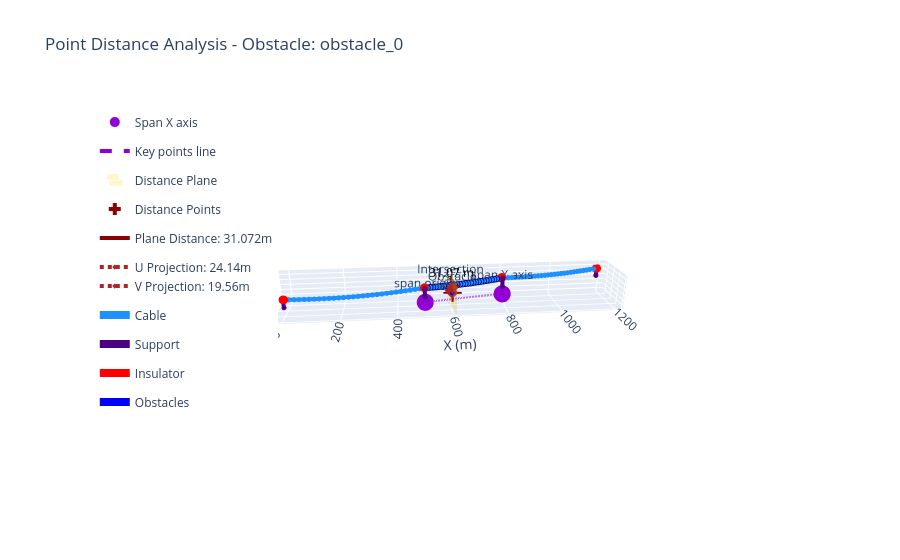

The code cell stored with this chart in its notebook:
### Markdown cell above
# 4. Obstacles and distances

### Code cell
study.solve_change_state(wind_pressure=300)
plot_engine = PlotEngine(study.balance_engine)
plot_engine.position_engine.add_obstacle(
        name="obstacle_0",
        span_index=1,
        coords=np.array([[100, -10, 30]]),
        support_reference='left',
    )

fig_distances = go.Figure()
plot_engine.point_distance(
    fig=fig_distances,
    obstacle_name="obstacle_0",
    point_index=0,
)

plot_engine.preview_line3d(fig_distances)
fig_distances.show()

### Figure 1 — Plotly figure (JSON) as saved in the notebook; plotly's stock layout.template omitted (floating-point values rounded to 4 significant figures)
{"data": [{"legendgroup": "points", "marker": {"color": ["darkviolet", "darkviolet"], "size": 10}, "mode": "markers+text", "name": "Span X axis", "text": ["span origin", "span X axis"], "textposition": "top center", "type": "scatter3d", "x": [500, 795.4], "y": [0, 52.09], "z": [0, 0]}, {"legendgroup": "line", "line": {"color": "darkviolet", "dash": "dash", "width": 4}, "mode": "lines", "name": "Key points line", "type": "scatter3d", "x": [500, 795.4], "y": [0, 52.09], "z": [0, 0]}, {"legendgroup": "span", "marker": {"color": "darkblue", "size": 4}, "mode": "markers", "name": "Curve", "showlegend": false, "type": "scatter3d", "x": [498.9, 509.1, 519.3, 529.5, 539.8, 550.0, 560.2, 570.4, 580.6, 590.7, 600.9, 611.1, 621.3, 631.5, 641.6, 651.8, 661.9, 672.1, 682.2, 692.4, 702.5, 712.7, 722.8, 732.9, 743.0, 753.2, 763.3, 773.4, 783.5, 793.6], "y": [12.26, 14.37, 16.46, 18.52, 20.55, 22.55, 24.53, 26.49, 28.42, 30.32, 32.2, 34.05, 35.87, 37.67, 39.44, 41.19, 42.91, 44.6, 46.27, 47.91, 49.53, 51.12, 52.69, 54.23, 55.74, 57.22, 58.69, 60.12, 61.53, 62.91], "z": [51.09, 50.72, 50.4, 50.13, 49.91, 49.73, 49.61, 49.53, 49.5, 49.52, 49.59, 49.71, 49.88, 50.09, 50.36, 50.67, 51.03, 51.44, 51.9, 52.41, 52.96, 53.57, 54.22, 54.92, 55.68, 56.48, 57.32, 58.22, 59.17, 60.16]}, {"colorscale": [[0, "gold"], [1, "gold"]], "legendgroup": "plane -  - Obstacle: obstacle_0", "name": "Distance Plane", "opacity": 0.2, "showlegend": true, "showscale": false, "type": "surface", "x": [[611.0, 600.2, 589.4], [611.0, 600.2, 589.4], [611.0, 600.2, 589.4]], "y": [[-53.68, 7.517, 68.72], [-53.68, 7.517, 68.72], [-53.68, 7.517, 68.72]], "z": [[-32.14, -32.14, -32.14], [30, 30, 30], [92.14, 92.14, 92.14]]}, {"legendgroup": "distance -  - Obstacle: obstacle_0", "marker": {"color": ["darkred", "darkred"], "size": 10, "symbol": ["cross", "cross"]}, "mode": "markers+text", "name": "Distance Points", "text": ["Obstacle", "Intersection"], "textposition": "top center", "type": "scatter3d", "x": [600.2, 596.0], "y": [7.517, 31.29], "z": [30, 49.56]}, {"legendgroup": "distance  -  - Obstacle: obstacle_0", "line": {"color": "darkred", "dash": "solid", "width": 4}, "mode": "lines", "name": "Plane Distance: 31.072m", "type": "scatter3d", "x": [600.2, 596.0], "y": [7.517, 31.29], "z": [30, 49.56]}, {"hoverinfo": "skip", "legendgroup": "distance -  - Obstacle: obstacle_0", "mode": "text", "name": "Distance", "showlegend": false, "text": ["31.07 m"], "textfont": {"color": "black", "size": 12}, "textposition": "top center", "type": "scatter3d", "x": [598.1], "y": [19.4], "z": [39.78]}, {"hovertemplate": "%{fullData.name}<br>X: %{x:.3f}<br>Y: %{y:.3f}<br>Z: %{z:.3f}<br><extra></extra>", "legendgroup": "projections  -  - Obstacle: obstacle_0", "line": {"color": "firebrick", "dash": "dot", "width": 4}, "marker": {"color": "firebrick", "size": 4, "symbol": "diamond"}, "mode": "lines+markers", "name": "U Projection: 24.14m", "type": "scatter3d", "x": [600.2, 596.0], "y": [7.517, 31.29], "z": [30, 30]}, {"hovertemplate": "%{fullData.name}<br>X: %{x:.3f}<br>Y: %{y:.3f}<br>Z: %{z:.3f}<br><extra></extra>", "legendgroup": "projections  -  - Obstacle: obstacle_0", "line": {"color": "firebrick", "dash": "dot", "width": 4}, "marker": {"color": "firebrick", "size": 4, "symbol": "diamond"}, "mode": "lines+markers", "name": "V Projection: 19.56m", "type": "scatter3d", "x": [600.2, 600.2], "y": [7.517, 7.517], "z": [30, 49.56]}, {"customdata": ["span: 1-2", "span: 1-2", "span: 1-2", "span: 1-2", "span: 1-2", "span: 1-2", "span: 1-2", "span: 1-2", "span: 1-2", "span: 1-2", "span: 1-2", "span: 1-2", "span: 1-2", "span: 1-2", "span: 1-2", "span: 1-2", "span: 1-2", "span: 1-2", "span: 1-2", "span: 1-2", "span: 1-2", "span: 1-2", "span: 1-2", "span: 1-2", "span: 1-2", "span: 1-2", "span: 1-2", "span: 1-2", "span: 1-2", "span: 1-2", "", "span: 2-3", "span: 2-3", "span: 2-3", "span: 2-3", "span: 2-3", "span: 2-3", "span: 2-3", "span: 2-3", "span: 2-3", "span: 2-3", "span: 2-3", "span: 2-3", "span: 2-3", "span: 2-3", "span: 2-3", "span: 2-3", "span: 2-3", "span: 2-3", "span: 2-3", "span: 2-3", "span: 2-3", "span: 2-3", "span: 2-3", "span: 2-3", "span: 2-3", "span: 2-3", "span: 2-3", "span: 2-3", "span: 2-3", "span: 2-3", "", "span: 3-4", "span: 3-4", "span: 3-4", "span: 3-4", "span: 3-4", "span: 3-4", "span: 3-4", "span: 3-4", "span: 3-4", "span: 3-4", "span: 3-4", "span: 3-4", "span: 3-4", "span: 3-4", "span: 3-4", "span: 3-4", "span: 3-4", "span: 3-4", "span: 3-4", "span: 3-4", "span: 3-4", "span: 3-4", "span: 3-4", "span: 3-4", "span: 3-4", "span: 3-4", "span: 3-4", "span: 3-4", "span: 3-4", "span: 3-4", ""], "hovertemplate": "x: %{x}<br>y: %{y}<br>z: %{z}<br>%{customdata}<extra>Cable</extra>", "line": {"color": "dodgerblue", "width": 8}, "marker": {"color": "dodgerblue", "size": 3}, "mode": "markers+lines", "name": "Cable", "opacity": 1, "type": "scatter3d", "x": [2.979, 20.1, 37.23, 54.35, 71.47, 88.58, 105.7, 122.8, 139.9, 157.0, 174.1, 191.3, 208.4, 225.5, 242.6, 259.7, 276.8, 293.9, 311.0, 328.0, 345.1, 362.2, 379.3, 396.4, 413.5, 430.6, 447.6, 464.7, 481.8, 498.9, null, 498.9, 509.1, 519.3, 529.5, 539.8, 550.0, 560.2, 570.4, 580.6, 590.7, 600.9, 611.1, 621.3, 631.5, 641.6, 651.8, 661.9, 672.1, 682.2, 692.4, 702.5, 712.7, 722.8, 732.9, 743.0, 753.2, 763.3, 773.4, 783.5, 793.6, null, 793.6, 807.2, 820.9, 834.5, 848.1, 861.7, 875.3, 888.9, 902.5, 916.1, 929.7, 943.3, 956.8, 970.4, 983.9, 997.5, 1011.0, 1025.0, 1038.0, 1052.0, 1065.0, 1079.0, 1092.0, 1106.0, 1119.0, 1133.0, 1146.0, 1159.0, 1173.0, 1186.0, null], "y": [0.2551, 1.681, 3.035, 4.317, 5.526, 6.663, 7.727, 8.72, 9.64, 10.49, 11.26, 11.97, 12.6, 13.16, 13.65, 14.06, 14.4, 14.67, 14.87, 15.0, 15.05, 15.03, 14.94, 14.78, 14.54, 14.23, 13.85, 13.39, 12.86, 12.26, null, 12.26, 14.37, 16.46, 18.52, 20.55, 22.55, 24.53, 26.49, 28.42, 30.32, 32.2, 34.05, 35.87, 37.67, 39.44, 41.19, 42.91, 44.6, 46.27, 47.91, 49.53, 51.12, 52.69, 54.23, 55.74, 57.22, 58.69, 60.12, 61.53, 62.91, null, 62.91, 65.57, 68.17, 70.74, 73.26, 75.73, 78.15, 80.53, 82.86, 85.15, 87.39, 89.59, 91.74, 93.84, 95.9, 97.91, 99.88, 101.8, 103.7, 105.5, 107.3, 109.0, 110.7, 112.4, 114.0, 115.5, 117.0, 118.5, 119.9, 121.3, null], "z": [29.75, 28.62, 27.62, 26.75, 26.02, 25.42, 24.95, 24.62, 24.42, 24.35, 24.42, 24.62, 24.95, 25.42, 26.02, 26.76, 27.62, 28.63, 29.76, 31.03, 32.43, 33.97, 35.64, 37.44, 39.38, 41.45, 43.66, 46.0, 48.48, 51.09, null, 51.09, 50.72, 50.4, 50.13, 49.91, 49.73, 49.61, 49.53, 49.5, 49.52, 49.59, 49.71, 49.88, 50.09, 50.36, 50.67, 51.03, 51.44, 51.9, 52.41, 52.96, 53.57, 54.22, 54.92, 55.68, 56.48, 57.32, 58.22, 59.17, 60.16, null, 60.16, 59.12, 58.16, 57.28, 56.49, 55.79, 55.17, 54.64, 54.2, 53.84, 53.57, 53.38, 53.28, 53.26, 53.33, 53.48, 53.72, 54.05, 54.46, 54.96, 55.54, 56.21, 56.97, 57.81, 58.73, 59.75, 60.85, 62.03, 63.3, 64.66, null]}, {"customdata": ["support: 1", "support: 1", "support: 1", "", "support: 2", "support: 2", "support: 2", "", "support: 3", "support: 3", "support: 3", "", "support: 4", "support: 4", "support: 4", ""], "hovertemplate": "x: %{x}<br>y: %{y}<br>z: %{z}<br>%{customdata}<extra>Support</extra>", "line": {"color": "indigo", "width": 8}, "marker": {"color": "indigo", "size": 3}, "mode": "markers+lines", "name": "Support", "opacity": 1, "type": "scatter3d", "x": [0, 0, 0, null, 500, 500, 499.1, null, 795.4, 795.4, 793.7, null, 1189.0, 1189.0, 1189.0, null], "y": [0, 0, 0, null, 0, 0, 9.962, null, 52.09, 52.09, 61.94, null, 121.6, 121.6, 121.6, null], "z": [0, 30, 30, null, 20, 53, 53, null, 30, 63, 63, null, 35, 65, 65, null]}, {"customdata": ["support: 1", "support: 1", "", "support: 2", "support: 2", "", "support: 3", "support: 3", "", "support: 4", "support: 4", ""], "hovertemplate": "x: %{x}<br>y: %{y}<br>z: %{z}<br>%{customdata}<extra>Insulator</extra>", "line": {"color": "red", "width": 8}, "marker": {"color": "red", "size": 5}, "mode": "markers+lines", "name": "Insulator", "opacity": 1, "type": "scatter3d", "x": [0, 2.979, null, 499.1, 498.9, null, 793.7, 793.6, null, 1189.0, 1186.0, null], "y": [0, 0.2551, null, 9.962, 12.26, null, 61.94, 62.91, null, 121.6, 121.3, null], "z": [30, 29.75, null, 53, 51.09, null, 63, 60.16, null, 65, 64.66, null]}, {"line": {"color": "blue", "width": 8}, "marker": {"color": "blue", "size": 3}, "mode": "markers+lines", "name": "Obstacles", "opacity": 1, "type": "scatter3d", "x": [null, 600.2], "y": [null, 7.517], "z": [null, 30]}], "layout": {"legend": {"x": 0.02, "y": 0.98}, "scene": {"aspectmode": "data", "aspectratio": {"x": 1, "y": 0.5, "z": 0.5}, "camera": {"eye": {"x": -0.5, "y": -5, "z": 2}, "up": {"x": 0, "y": 0, "z": 1}}, "xaxis": {"title": {"text": "X (m)"}}, "yaxis": {"title": {"text": "Y (m)"}}, "zaxis": {"title": {"text": "Z (m)"}}}, "showlegend": true, "title": {"text": "Point Distance Analysis - Obstacle: obstacle_0"}}}
